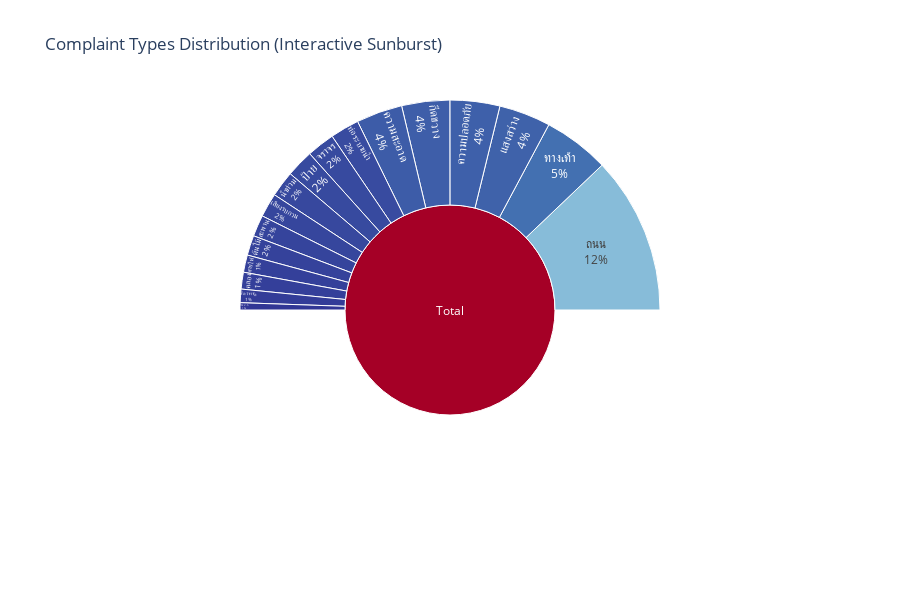

Write notebook code for a chart like this one.
### Markdown cell above
### Graph Visualization 2: Complaint Types Distribution (Sunburst Chart)

### Code cell
# Calculate total complaints by type
complaint_type_totals = daily_data[target_cols].sum().sort_values(ascending=False)

# Create sunburst chart
fig = go.Figure(go.Sunburst(
    labels=['Total'] + complaint_type_totals.index.tolist(),
    parents=[''] + ['Total'] * len(complaint_type_totals),
    values=[complaint_type_totals.sum()] + complaint_type_totals.tolist(),
    marker=dict(colorscale='RdYlBu_r'),
    textinfo='label+percent parent'
))

fig.update_layout(
    title='Complaint Types Distribution (Interactive Sunburst)',
    height=600,
    template='plotly_white'
)

fig.show()

### Figure 1 — Plotly figure (JSON) as saved in the notebook; plotly's stock layout.template omitted (floating-point values rounded to 4 significant figures)
{"data": [{"labels": ["Total", "ถนน", "ทางเท้า", "แสงสว่าง", "ความปลอดภัย", "กีดขวาง", "ความสะอาด", "ท่อระบายน้ำ", "จราจร", "ป้าย", "น้ำท่วม", "เสียงรบกวน", "สะพาน", "ต้นไม้", "สายไฟ", "คลอง", "สัตว์จรจัด", "PM2.5"], "marker": {"colorscale": [[0, "rgb(49,54,149)"], [0.1, "rgb(69,117,180)"], [0.2, "rgb(116,173,209)"], [0.3, "rgb(171,217,233)"], [0.4, "rgb(224,243,248)"], [0.5, "rgb(255,255,191)"], [0.6, "rgb(254,224,144)"], [0.7, "rgb(253,174,97)"], [0.8, "rgb(244,109,67)"], [0.9, "rgb(215,48,39)"], [1, "rgb(165,0,38)"]]}, "parents": ["", "Total", "Total", "Total", "Total", "Total", "Total", "Total", "Total", "Total", "Total", "Total", "Total", "Total", "Total", "Total", "Total", "Total"], "textinfo": "label+percent parent", "type": "sunburst", "values": [1074906, 260422, 109375, 85482, 82448, 79385, 76347, 48036, 46338, 45543, 42847, 39773, 35377, 32958, 28607, 27768, 22261, 11939]}], "layout": {"height": 600, "title": {"text": "Complaint Types Distribution (Interactive Sunburst)"}}}
